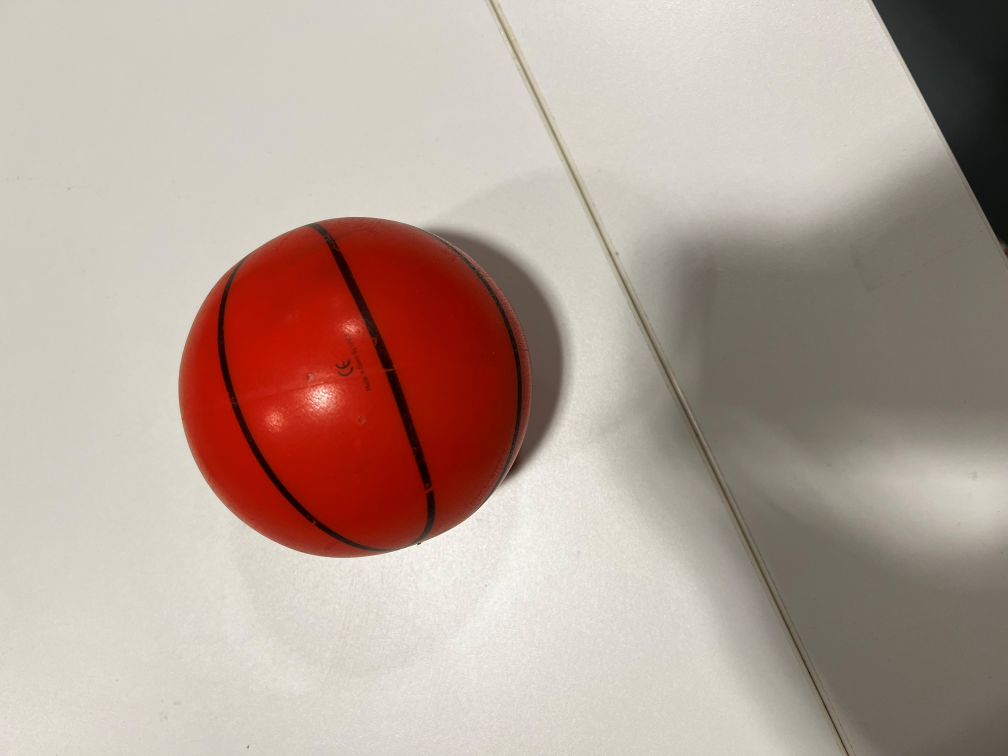
#> input picture camImage2.png, 4032 x 3024 px (shown at 1/4 size)
$ python -i find_ball.py   (imports and definitions only)   (Python 2 division)
#> lines starting #> are read from the running program, lines starting #| are printed output that depends on the picture; after the words box and inside, x2 and y2 are one past the last pixel; in counts of white or black regions, pixels touching at a corner belong together
import cv2
from PIL import Image
from numpy import array, uint8
import math
def findball() :
	img = cv2.imread("camImage2.png",1)
#> img is the input picture: shape (3024, 4032, 3); mean B, G, R 151, 161.2, 180.2
	cv2.namedWindow("HSV Image",cv2.WINDOW_NORMAL)
	cv2.namedWindow("Binary Image",cv2.WINDOW_NORMAL)
	cv2.namedWindow("dilate Image",cv2.WINDOW_NORMAL)
	cv2.namedWindow("Ball detected Image",cv2.WINDOW_NORMAL)
	print "Width of the image :" + str(img.shape[1]) #width
#| Width of the image :4032
	print "Height of the image :" + str(img.shape[0]) #hight
#| Height of the image :3024
	hsv = cv2.cvtColor(img,cv2.COLOR_BGR2HSV)
#> hsv: shape (3024, 4032, 3); mean H, S, V 19.3, 48.2, 180.2
	cv2.imshow("HSV Image", hsv)
	red = cv2.inRange(hsv,array([0,100,100],uint8),array([25,255,255],uint8))
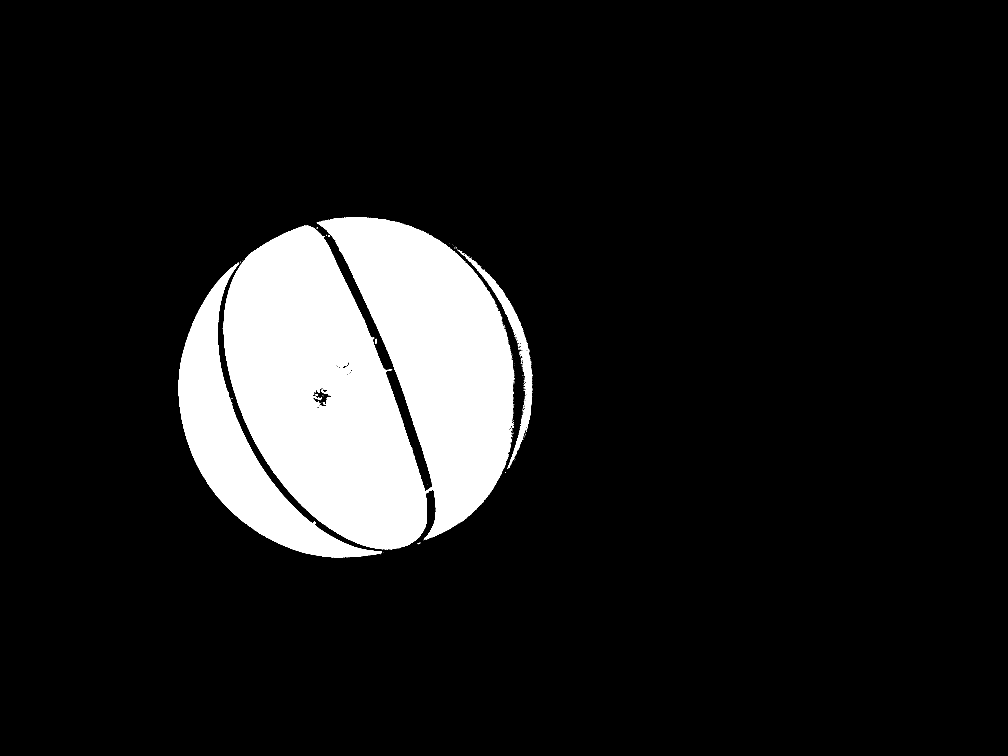
#> red: shape (3024, 4032) (shown at 1/4 size); 11.3% white; 294 white regions (282 under 20 px), largest, box (x1, y1, x2, y2) and area: (891, 869, 2057, 2198) 1140140, (714, 1051, 1528, 2230) 218121, (1865, 1025, 2114, 1401) 10695
	cv2.imshow("Binary Image", red)
	erode = cv2.erode(red,None,iterations = 1)
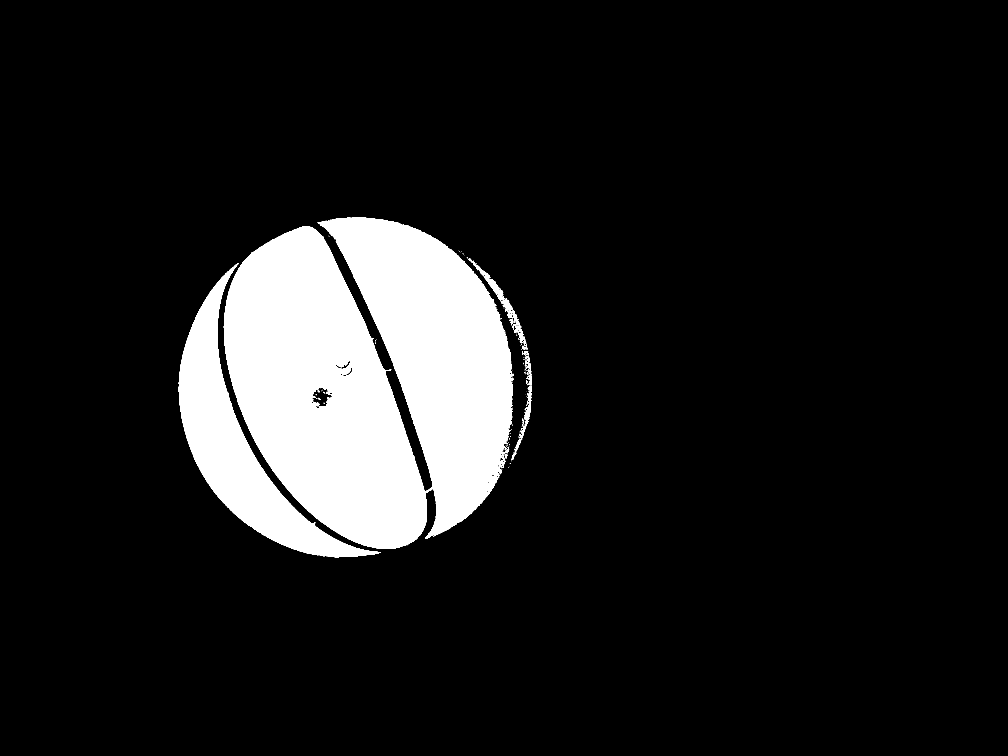
#> erode: shape (3024, 4032) (shown at 1/4 size); 11.1% white; 130 white regions (106 under 20 px), largest, box (x1, y1, x2, y2) and area: (895, 870, 2055, 2196) 1125282, (715, 1053, 1524, 2229) 213769, (1873, 1034, 2086, 1331) 5585
	dilate = cv2.dilate(erode,None,iterations = 5)
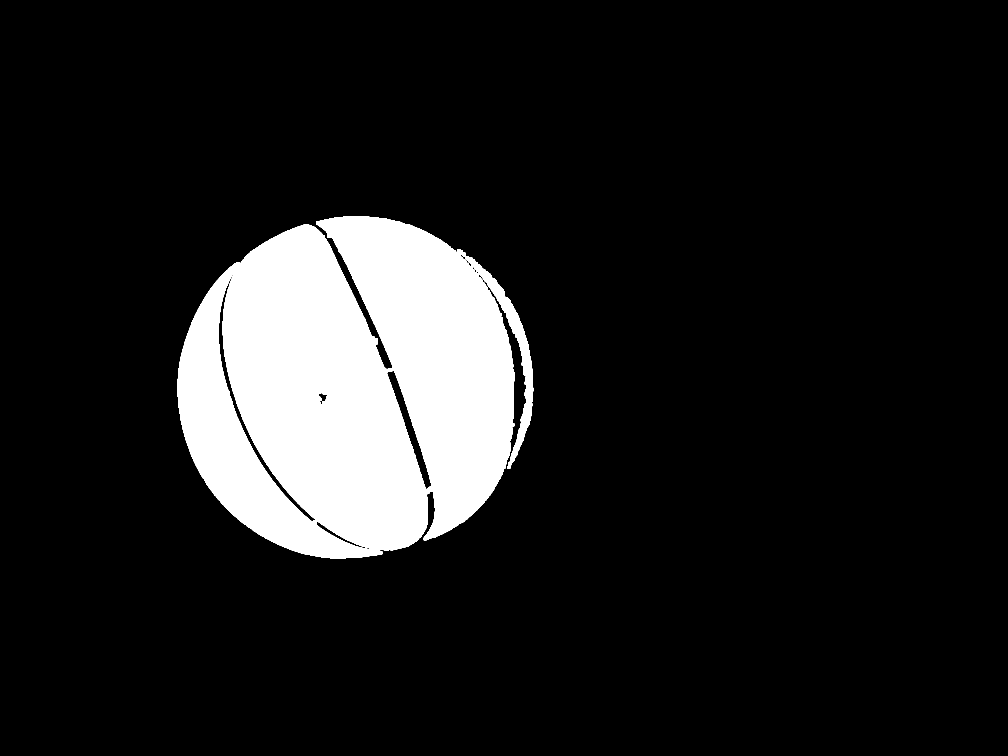
#> dilate: shape (3024, 4032) (shown at 1/4 size); 11.8% white; 2 white regions
	cv2.imshow("dilate Image", dilate)
	contours,hierarchy = cv2.findContours(dilate,cv2.RETR_LIST,cv2.CHAIN_APPROX_SIMPLE)
#> contours = 9 contours, 6 with area under 20; largest, box (x1, y1, x2, y2) and area: (710, 865, 2060, 2234) 1408802, (1830, 996, 2133, 1875) 29285, (1259, 1569, 1317, 1620) 965
	print "Y-axis : Top to bottom"
	print "X-axis : Left to right"
	Cx,Cy,W,H,X,Y=0,0,0,0,0,0
	maxdiag=0
	for cnt in contours:
	    x,y,w,h = cv2.boundingRect(cnt)
	    cx,cy = x+w/2, y+h/2
	    print "Center : ("+ str(cx)+","+str(cy)+") , Width :"+str(w)+", Height :"+str(h)+", Radius = (Width+Height)/2 : "+str((w+h)/2)
	    cv2.rectangle(img,(x,y),(x+w,y+h),[0,255,255],2)
	    if (math.sqrt(w*w+h*h)>maxdiag) :
			maxdiag=math.sqrt(w*w+h*h)
			Cx,Cy,W,H,X,Y=cx,cy,w,h,x,y
#> this loop made 9 passes
#> (x, y, w, h, cx, cy, maxdiag, Cx) on passes 1, 3, 8, 9: (1266, 1585, 4, 3, 1268, 1586, 5, 1268), (1259, 1569, 58, 51, 1288, 1594, 77.23, 1288), (1830, 996, 303, 879, 1981, 1435, 929.8, 1981), (710, 865, 1350, 1369, 1385, 1549, 1922.7, 1385)
#> (cnt, x, y, w, h, cx, cy) on passes 2, 5, 7: ([[1266, 1572], [1267, 1571], [1268, 1572], [1267, 1573]], 1266, 1571, 3, 3, 1267, 1572), ([[944, 1077], [945, 1076], [946, 1077], [945, 1078]], 944, 1076, 3, 3, 945, 1077), ([[946, 1074], [947, 1073], [948, 1074], [947, 1075]], 946, 1073, 3, 3, 947, 1074)
#| Center : (1268,1586) , Width :4, Height :3, Radius = (Width+Height)/2 : 3
#| Center : (1267,1572) , Width :3, Height :3, Radius = (Width+Height)/2 : 3
#| Center : (1288,1594) , Width :58, Height :51, Radius = (Width+Height)/2 : 54
#| Center : (1496,1363) , Width :4, Height :6, Radius = (Width+Height)/2 : 5
#| Center : (945,1077) , Width :3, Height :3, Radius = (Width+Height)/2 : 3
#| Center : (946,1076) , Width :3, Height :4, Radius = (Width+Height)/2 : 3
#| Center : (947,1074) , Width :3, Height :3, Radius = (Width+Height)/2 : 3
#| Center : (1981,1435) , Width :303, Height :879, Radius = (Width+Height)/2 : 591
#> (further printed lines are left out)
#> after the loop, Cx = 1385; Cy = 1549; H = 1369; W = 1350; X = 710; Y = 865; maxdiag = 1922.7
	cv2.rectangle(img,(X,Y),(X+W,Y+H),[0,23,255],2)
	print "CENTER : ("+ str(Cx)+","+str(Cy)+") , WIDTH :"+str(W)+", HEIGHT :"+str(H)
#| CENTER : (1385,1549) , WIDTH :1350, HEIGHT :1369
	cv2.imshow('Ball detected Image',img)
	front = 0
	if (Cy<130):
		print "move one step in front"
		front =1
	if (Cx>135 and Cx<160):
	    print "Move right to adjust"
	    return [0,front]
	elif Cx > 225:
		return [5,front]
	elif (Cx>160 and Cx<185):
		print "Move left to adjust"
		return [1,front]
	elif Cx < 95 :
		return [4,front]
	elif Cx<160:
		return [2,front] 	 #   Kick using LEFT Foot
	elif Cx>160:
		return [3,front]    #    nKick using RIGHT Foot

>>> result = findball()
